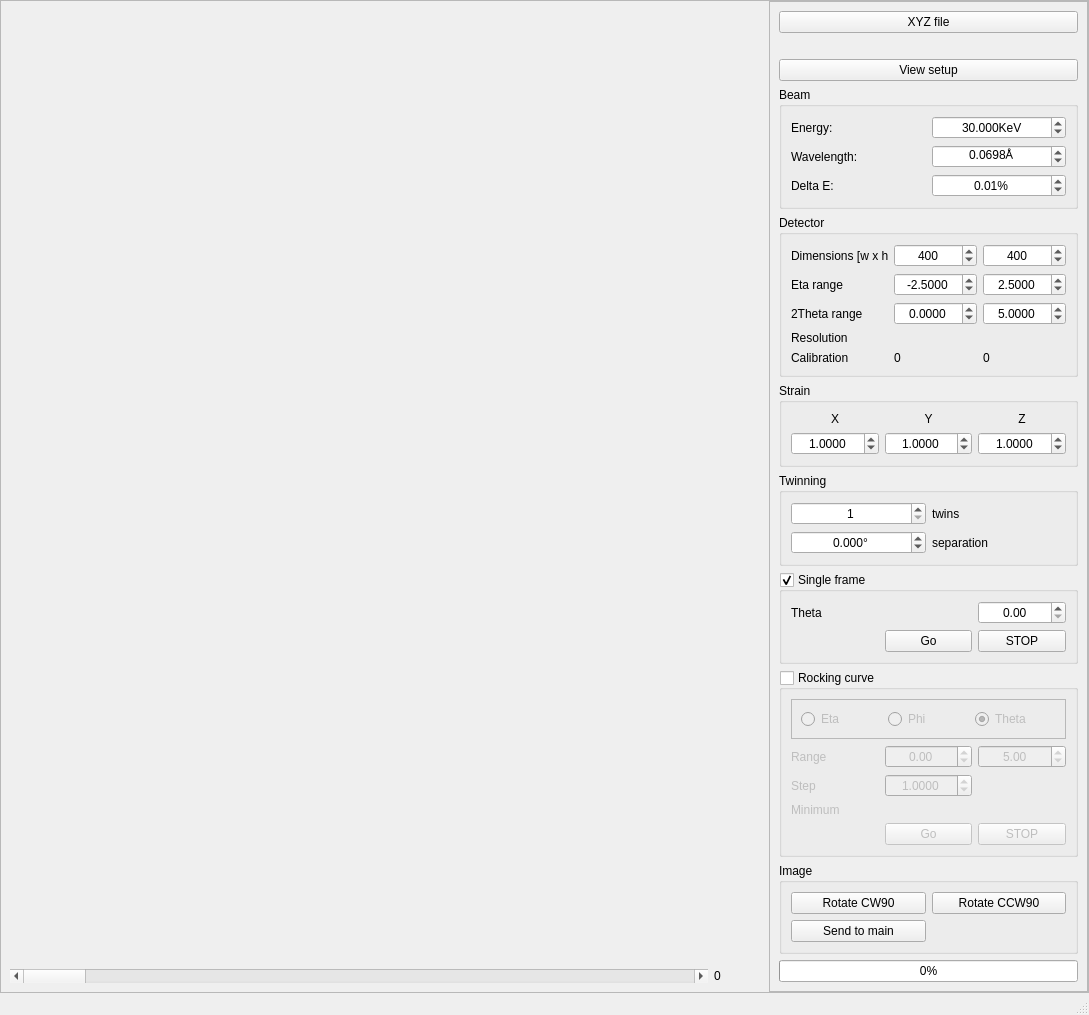
<?xml version="1.0" encoding="UTF-8"?>
<ui version="4.0">
 <class>MainWindow</class>
 <widget class="QMainWindow" name="MainWindow">
  <property name="geometry">
   <rect>
    <x>0</x>
    <y>0</y>
    <width>1089</width>
    <height>989</height>
   </rect>
  </property>
  <property name="windowTitle">
   <string>Pattern Simulator</string>
  </property>
  <widget class="QWidget" name="centralwidget">
   <layout class="QGridLayout" name="gridLayout">
    <property name="leftMargin">
     <number>0</number>
    </property>
    <property name="topMargin">
     <number>0</number>
    </property>
    <property name="rightMargin">
     <number>0</number>
    </property>
    <property name="bottomMargin">
     <number>0</number>
    </property>
    <property name="spacing">
     <number>0</number>
    </property>
    <item row="0" column="0">
     <widget class="QFrame" name="frame">
      <property name="frameShape">
       <enum>QFrame::StyledPanel</enum>
      </property>
      <property name="frameShadow">
       <enum>QFrame::Raised</enum>
      </property>
      <layout class="QGridLayout" name="gridLayout_2" columnstretch="2,0">
       <property name="leftMargin">
        <number>0</number>
       </property>
       <property name="topMargin">
        <number>0</number>
       </property>
       <property name="rightMargin">
        <number>0</number>
       </property>
       <property name="bottomMargin">
        <number>0</number>
       </property>
       <property name="spacing">
        <number>0</number>
       </property>
       <item row="0" column="0" rowspan="2">
        <widget class="QFrame" name="frame">
         <layout class="QGridLayout" name="gridLayout_3" columnstretch="15,1">
          <item row="1" column="0">
           <widget class="QScrollBar" name="horizontalScrollBar">
            <property name="orientation">
             <enum>Qt::Horizontal</enum>
            </property>
           </widget>
          </item>
          <item row="1" column="1">
           <widget class="QLabel" name="label_8">
            <property name="sizePolicy">
             <sizepolicy hsizetype="Preferred" vsizetype="Preferred">
              <horstretch>0</horstretch>
              <verstretch>0</verstretch>
             </sizepolicy>
            </property>
            <property name="minimumSize">
             <size>
              <width>17</width>
              <height>0</height>
             </size>
            </property>
            <property name="text">
             <string>0</string>
            </property>
           </widget>
          </item>
          <item row="0" column="0" colspan="2">
           <widget class="ImageView" name="widget" native="true"/>
          </item>
         </layout>
        </widget>
       </item>
       <item row="0" column="1" rowspan="2">
        <widget class="QFrame" name="frame_2">
         <property name="sizePolicy">
          <sizepolicy hsizetype="Minimum" vsizetype="Preferred">
           <horstretch>0</horstretch>
           <verstretch>0</verstretch>
          </sizepolicy>
         </property>
         <property name="minimumSize">
          <size>
           <width>303</width>
           <height>0</height>
          </size>
         </property>
         <property name="frameShape">
          <enum>QFrame::StyledPanel</enum>
         </property>
         <property name="frameShadow">
          <enum>QFrame::Sunken</enum>
         </property>
         <layout class="QGridLayout" name="gridLayout_4" rowstretch="0,0,0,0,0,0,0,0,0,0,0,0">
          <item row="8" column="0">
           <widget class="QGroupBox" name="groupBox_3">
            <property name="title">
             <string>Rocking curve</string>
            </property>
            <property name="checkable">
             <bool>true</bool>
            </property>
            <property name="checked">
             <bool>false</bool>
            </property>
            <layout class="QGridLayout" name="gridLayout_7" columnstretch="1,1,1">
             <item row="0" column="0" colspan="3">
              <widget class="QFrame" name="frame_3">
               <property name="frameShape">
                <enum>QFrame::StyledPanel</enum>
               </property>
               <property name="frameShadow">
                <enum>QFrame::Raised</enum>
               </property>
               <layout class="QGridLayout" name="gridLayout_8">
                <item row="0" column="0">
                 <widget class="QRadioButton" name="radioButton">
                  <property name="text">
                   <string>Eta</string>
                  </property>
                 </widget>
                </item>
                <item row="0" column="1">
                 <widget class="QRadioButton" name="radioButton_2">
                  <property name="text">
                   <string>Phi</string>
                  </property>
                 </widget>
                </item>
                <item row="0" column="2">
                 <widget class="QRadioButton" name="radioButton_3">
                  <property name="text">
                   <string>Theta</string>
                  </property>
                  <property name="checked">
                   <bool>true</bool>
                  </property>
                 </widget>
                </item>
               </layout>
              </widget>
             </item>
             <item row="1" column="2">
              <widget class="QDoubleSpinBox" name="doubleSpinBox_7">
               <property name="alignment">
                <set>Qt::AlignCenter</set>
               </property>
               <property name="minimum">
                <double>-180.000000000000000</double>
               </property>
               <property name="maximum">
                <double>180.000000000000000</double>
               </property>
               <property name="value">
                <double>5.000000000000000</double>
               </property>
              </widget>
             </item>
             <item row="1" column="1">
              <widget class="QDoubleSpinBox" name="doubleSpinBox_6">
               <property name="alignment">
                <set>Qt::AlignCenter</set>
               </property>
               <property name="minimum">
                <double>-180.000000000000000</double>
               </property>
               <property name="maximum">
                <double>180.000000000000000</double>
               </property>
              </widget>
             </item>
             <item row="2" column="0">
              <widget class="QLabel" name="label_7">
               <property name="text">
                <string>Step</string>
               </property>
              </widget>
             </item>
             <item row="1" column="0">
              <widget class="QLabel" name="label_6">
               <property name="text">
                <string>Range</string>
               </property>
              </widget>
             </item>
             <item row="2" column="1">
              <widget class="QDoubleSpinBox" name="doubleSpinBox_8">
               <property name="alignment">
                <set>Qt::AlignCenter</set>
               </property>
               <property name="decimals">
                <number>4</number>
               </property>
               <property name="maximum">
                <double>360.000000000000000</double>
               </property>
               <property name="singleStep">
                <double>0.010000000000000</double>
               </property>
               <property name="value">
                <double>1.000000000000000</double>
               </property>
              </widget>
             </item>
             <item row="4" column="1">
              <widget class="QPushButton" name="pushButton_3">
               <property name="text">
                <string>Go</string>
               </property>
              </widget>
             </item>
             <item row="4" column="2">
              <widget class="QPushButton" name="pushButton_6">
               <property name="text">
                <string>STOP</string>
               </property>
              </widget>
             </item>
             <item row="3" column="0">
              <widget class="QLabel" name="label_17">
               <property name="text">
                <string>Minimum</string>
               </property>
              </widget>
             </item>
             <item row="3" column="1">
              <widget class="QLabel" name="label_18">
               <property name="text">
                <string/>
               </property>
              </widget>
             </item>
            </layout>
           </widget>
          </item>
          <item row="6" column="0">
           <widget class="QGroupBox" name="groupBox_5">
            <property name="title">
             <string>Twinning</string>
            </property>
            <layout class="QGridLayout" name="gridLayout_11">
             <item row="1" column="0">
              <widget class="QDoubleSpinBox" name="doubleSpinBox_12">
               <property name="alignment">
                <set>Qt::AlignCenter</set>
               </property>
               <property name="suffix">
                <string>°</string>
               </property>
               <property name="decimals">
                <number>3</number>
               </property>
               <property name="minimum">
                <double>-360.000000000000000</double>
               </property>
               <property name="maximum">
                <double>360.000000000000000</double>
               </property>
              </widget>
             </item>
             <item row="0" column="0">
              <widget class="QSpinBox" name="spinBox_3">
               <property name="alignment">
                <set>Qt::AlignCenter</set>
               </property>
               <property name="minimum">
                <number>1</number>
               </property>
               <property name="maximum">
                <number>9999999</number>
               </property>
               <property name="value">
                <number>1</number>
               </property>
              </widget>
             </item>
             <item row="0" column="1">
              <widget class="QLabel" name="label_12">
               <property name="text">
                <string>twins</string>
               </property>
              </widget>
             </item>
             <item row="1" column="1">
              <widget class="QLabel" name="label_13">
               <property name="text">
                <string>separation</string>
               </property>
              </widget>
             </item>
            </layout>
           </widget>
          </item>
          <item row="7" column="0">
           <widget class="QGroupBox" name="groupBox_2">
            <property name="enabled">
             <bool>true</bool>
            </property>
            <property name="title">
             <string>Single frame</string>
            </property>
            <property name="checkable">
             <bool>true</bool>
            </property>
            <layout class="QGridLayout" name="gridLayout_6" columnstretch="1,1,1">
             <item row="0" column="2">
              <widget class="QDoubleSpinBox" name="doubleSpinBox_5">
               <property name="alignment">
                <set>Qt::AlignCenter</set>
               </property>
               <property name="maximum">
                <double>360.000000000000000</double>
               </property>
              </widget>
             </item>
             <item row="0" column="0">
              <widget class="QLabel" name="label_5">
               <property name="text">
                <string>Theta</string>
               </property>
              </widget>
             </item>
             <item row="0" column="1">
              <spacer name="horizontalSpacer">
               <property name="orientation">
                <enum>Qt::Horizontal</enum>
               </property>
               <property name="sizeHint" stdset="0">
                <size>
                 <width>40</width>
                 <height>20</height>
                </size>
               </property>
              </spacer>
             </item>
             <item row="1" column="1">
              <widget class="QPushButton" name="pushButton_2">
               <property name="text">
                <string>Go</string>
               </property>
              </widget>
             </item>
             <item row="1" column="2">
              <widget class="QPushButton" name="pushButton_5">
               <property name="text">
                <string>STOP</string>
               </property>
              </widget>
             </item>
            </layout>
           </widget>
          </item>
          <item row="9" column="0">
           <widget class="QGroupBox" name="groupBox_4">
            <property name="title">
             <string>Image</string>
            </property>
            <layout class="QGridLayout" name="gridLayout_9">
             <item row="1" column="0">
              <widget class="QPushButton" name="pushButton_4">
               <property name="text">
                <string>Send to main</string>
               </property>
              </widget>
             </item>
             <item row="0" column="0">
              <widget class="QPushButton" name="pushButton_7">
               <property name="text">
                <string>Rotate CW90</string>
               </property>
              </widget>
             </item>
             <item row="0" column="1">
              <widget class="QPushButton" name="pushButton_8">
               <property name="text">
                <string>Rotate CCW90</string>
               </property>
              </widget>
             </item>
            </layout>
           </widget>
          </item>
          <item row="4" column="0">
           <widget class="QGroupBox" name="groupBox">
            <property name="title">
             <string>Detector</string>
            </property>
            <layout class="QGridLayout" name="gridLayout_5" columnstretch="1,1,1">
             <item row="2" column="1">
              <widget class="QDoubleSpinBox" name="doubleSpinBox_3">
               <property name="sizePolicy">
                <sizepolicy hsizetype="Minimum" vsizetype="Fixed">
                 <horstretch>0</horstretch>
                 <verstretch>0</verstretch>
                </sizepolicy>
               </property>
               <property name="minimumSize">
                <size>
                 <width>6</width>
                 <height>0</height>
                </size>
               </property>
               <property name="alignment">
                <set>Qt::AlignCenter</set>
               </property>
               <property name="decimals">
                <number>4</number>
               </property>
               <property name="minimum">
                <double>-180.000000000000000</double>
               </property>
               <property name="maximum">
                <double>180.000000000000000</double>
               </property>
               <property name="singleStep">
                <double>0.010000000000000</double>
               </property>
              </widget>
             </item>
             <item row="2" column="2">
              <widget class="QDoubleSpinBox" name="doubleSpinBox_4">
               <property name="sizePolicy">
                <sizepolicy hsizetype="Preferred" vsizetype="Fixed">
                 <horstretch>0</horstretch>
                 <verstretch>0</verstretch>
                </sizepolicy>
               </property>
               <property name="alignment">
                <set>Qt::AlignCenter</set>
               </property>
               <property name="decimals">
                <number>4</number>
               </property>
               <property name="minimum">
                <double>-180.000000000000000</double>
               </property>
               <property name="maximum">
                <double>180.000000000000000</double>
               </property>
               <property name="singleStep">
                <double>0.010000000000000</double>
               </property>
               <property name="value">
                <double>5.000000000000000</double>
               </property>
              </widget>
             </item>
             <item row="1" column="2">
              <widget class="QDoubleSpinBox" name="doubleSpinBox_2">
               <property name="sizePolicy">
                <sizepolicy hsizetype="Preferred" vsizetype="Fixed">
                 <horstretch>0</horstretch>
                 <verstretch>0</verstretch>
                </sizepolicy>
               </property>
               <property name="alignment">
                <set>Qt::AlignCenter</set>
               </property>
               <property name="decimals">
                <number>4</number>
               </property>
               <property name="minimum">
                <double>-180.000000000000000</double>
               </property>
               <property name="maximum">
                <double>180.000000000000000</double>
               </property>
               <property name="singleStep">
                <double>0.010000000000000</double>
               </property>
               <property name="value">
                <double>2.500000000000000</double>
               </property>
              </widget>
             </item>
             <item row="3" column="1">
              <widget class="QLabel" name="label_20">
               <property name="text">
                <string/>
               </property>
              </widget>
             </item>
             <item row="3" column="0">
              <widget class="QLabel" name="label_19">
               <property name="text">
                <string>Resolution</string>
               </property>
              </widget>
             </item>
             <item row="0" column="0">
              <widget class="QLabel" name="label_2">
               <property name="sizePolicy">
                <sizepolicy hsizetype="Minimum" vsizetype="Preferred">
                 <horstretch>0</horstretch>
                 <verstretch>0</verstretch>
                </sizepolicy>
               </property>
               <property name="minimumSize">
                <size>
                 <width>97</width>
                 <height>0</height>
                </size>
               </property>
               <property name="text">
                <string>Dimensions [w x h]</string>
               </property>
              </widget>
             </item>
             <item row="1" column="0">
              <widget class="QLabel" name="label_3">
               <property name="text">
                <string>Eta range</string>
               </property>
              </widget>
             </item>
             <item row="2" column="0">
              <widget class="QLabel" name="label_4">
               <property name="text">
                <string>2Theta range</string>
               </property>
              </widget>
             </item>
             <item row="0" column="2">
              <widget class="QSpinBox" name="spinBox_2">
               <property name="sizePolicy">
                <sizepolicy hsizetype="Preferred" vsizetype="Fixed">
                 <horstretch>0</horstretch>
                 <verstretch>0</verstretch>
                </sizepolicy>
               </property>
               <property name="alignment">
                <set>Qt::AlignCenter</set>
               </property>
               <property name="maximum">
                <number>99999</number>
               </property>
               <property name="value">
                <number>400</number>
               </property>
              </widget>
             </item>
             <item row="1" column="1">
              <widget class="QDoubleSpinBox" name="doubleSpinBox">
               <property name="sizePolicy">
                <sizepolicy hsizetype="Preferred" vsizetype="Fixed">
                 <horstretch>0</horstretch>
                 <verstretch>0</verstretch>
                </sizepolicy>
               </property>
               <property name="alignment">
                <set>Qt::AlignCenter</set>
               </property>
               <property name="decimals">
                <number>4</number>
               </property>
               <property name="minimum">
                <double>-180.000000000000000</double>
               </property>
               <property name="maximum">
                <double>180.000000000000000</double>
               </property>
               <property name="singleStep">
                <double>0.010000000000000</double>
               </property>
               <property name="value">
                <double>-2.500000000000000</double>
               </property>
              </widget>
             </item>
             <item row="0" column="1">
              <widget class="QSpinBox" name="spinBox">
               <property name="sizePolicy">
                <sizepolicy hsizetype="Preferred" vsizetype="Fixed">
                 <horstretch>0</horstretch>
                 <verstretch>0</verstretch>
                </sizepolicy>
               </property>
               <property name="alignment">
                <set>Qt::AlignCenter</set>
               </property>
               <property name="maximum">
                <number>99999</number>
               </property>
               <property name="value">
                <number>400</number>
               </property>
              </widget>
             </item>
             <item row="3" column="2">
              <widget class="QLabel" name="label_21">
               <property name="text">
                <string/>
               </property>
              </widget>
             </item>
             <item row="4" column="0">
              <widget class="QLabel" name="label_22">
               <property name="text">
                <string>Calibration</string>
               </property>
              </widget>
             </item>
             <item row="4" column="1">
              <widget class="QLabel" name="label_23">
               <property name="text">
                <string>0</string>
               </property>
              </widget>
             </item>
             <item row="4" column="2">
              <widget class="QLabel" name="label_24">
               <property name="text">
                <string>0</string>
               </property>
              </widget>
             </item>
            </layout>
           </widget>
          </item>
          <item row="3" column="0">
           <widget class="QGroupBox" name="groupBox_6">
            <property name="title">
             <string>Beam</string>
            </property>
            <layout class="QGridLayout" name="gridLayout_12">
             <item row="0" column="0">
              <widget class="QLabel" name="label_14">
               <property name="text">
                <string>Energy:</string>
               </property>
              </widget>
             </item>
             <item row="1" column="0">
              <widget class="QLabel" name="label_15">
               <property name="text">
                <string>Wavelength:</string>
               </property>
              </widget>
             </item>
             <item row="2" column="0">
              <widget class="QLabel" name="label_16">
               <property name="text">
                <string>Delta E:</string>
               </property>
              </widget>
             </item>
             <item row="0" column="1">
              <widget class="QDoubleSpinBox" name="doubleSpinBox_13">
               <property name="alignment">
                <set>Qt::AlignCenter</set>
               </property>
               <property name="suffix">
                <string>KeV</string>
               </property>
               <property name="decimals">
                <number>3</number>
               </property>
               <property name="maximum">
                <double>1000.000000000000000</double>
               </property>
               <property name="value">
                <double>30.000000000000000</double>
               </property>
              </widget>
             </item>
             <item row="1" column="1">
              <widget class="QDoubleSpinBox" name="doubleSpinBox_14">
               <property name="alignment">
                <set>Qt::AlignCenter</set>
               </property>
               <property name="suffix">
                <string>Å</string>
               </property>
               <property name="decimals">
                <number>4</number>
               </property>
               <property name="maximum">
                <double>10000.000000000000000</double>
               </property>
               <property name="singleStep">
                <double>0.010000000000000</double>
               </property>
               <property name="value">
                <double>0.069800000000000</double>
               </property>
              </widget>
             </item>
             <item row="2" column="1">
              <widget class="QDoubleSpinBox" name="doubleSpinBox_15">
               <property name="alignment">
                <set>Qt::AlignCenter</set>
               </property>
               <property name="suffix">
                <string>%</string>
               </property>
               <property name="maximum">
                <double>1000.000000000000000</double>
               </property>
               <property name="singleStep">
                <double>0.010000000000000</double>
               </property>
               <property name="value">
                <double>0.010000000000000</double>
               </property>
              </widget>
             </item>
            </layout>
           </widget>
          </item>
          <item row="5" column="0">
           <widget class="QGroupBox" name="groupBox_4">
            <property name="sizePolicy">
             <sizepolicy hsizetype="Preferred" vsizetype="Preferred">
              <horstretch>0</horstretch>
              <verstretch>0</verstretch>
             </sizepolicy>
            </property>
            <property name="minimumSize">
             <size>
              <width>0</width>
              <height>0</height>
             </size>
            </property>
            <property name="title">
             <string>Strain</string>
            </property>
            <layout class="QGridLayout" name="gridLayout_10">
             <item row="0" column="0">
              <widget class="QLabel" name="label_9">
               <property name="sizePolicy">
                <sizepolicy hsizetype="Preferred" vsizetype="Fixed">
                 <horstretch>0</horstretch>
                 <verstretch>0</verstretch>
                </sizepolicy>
               </property>
               <property name="text">
                <string>X</string>
               </property>
               <property name="alignment">
                <set>Qt::AlignCenter</set>
               </property>
              </widget>
             </item>
             <item row="0" column="1">
              <widget class="QLabel" name="label_10">
               <property name="sizePolicy">
                <sizepolicy hsizetype="Preferred" vsizetype="Fixed">
                 <horstretch>0</horstretch>
                 <verstretch>0</verstretch>
                </sizepolicy>
               </property>
               <property name="text">
                <string>Y</string>
               </property>
               <property name="alignment">
                <set>Qt::AlignCenter</set>
               </property>
              </widget>
             </item>
             <item row="0" column="2">
              <widget class="QLabel" name="label_11">
               <property name="sizePolicy">
                <sizepolicy hsizetype="Preferred" vsizetype="Fixed">
                 <horstretch>0</horstretch>
                 <verstretch>0</verstretch>
                </sizepolicy>
               </property>
               <property name="text">
                <string>Z</string>
               </property>
               <property name="alignment">
                <set>Qt::AlignCenter</set>
               </property>
              </widget>
             </item>
             <item row="1" column="0">
              <widget class="QDoubleSpinBox" name="doubleSpinBox_9">
               <property name="alignment">
                <set>Qt::AlignCenter</set>
               </property>
               <property name="prefix">
                <string/>
               </property>
               <property name="decimals">
                <number>4</number>
               </property>
               <property name="maximum">
                <double>100.000000000000000</double>
               </property>
               <property name="singleStep">
                <double>0.010000000000000</double>
               </property>
               <property name="value">
                <double>1.000000000000000</double>
               </property>
              </widget>
             </item>
             <item row="1" column="1">
              <widget class="QDoubleSpinBox" name="doubleSpinBox_10">
               <property name="alignment">
                <set>Qt::AlignCenter</set>
               </property>
               <property name="prefix">
                <string/>
               </property>
               <property name="decimals">
                <number>4</number>
               </property>
               <property name="maximum">
                <double>100.000000000000000</double>
               </property>
               <property name="singleStep">
                <double>0.010000000000000</double>
               </property>
               <property name="value">
                <double>1.000000000000000</double>
               </property>
              </widget>
             </item>
             <item row="1" column="2">
              <widget class="QDoubleSpinBox" name="doubleSpinBox_11">
               <property name="alignment">
                <set>Qt::AlignCenter</set>
               </property>
               <property name="prefix">
                <string/>
               </property>
               <property name="decimals">
                <number>4</number>
               </property>
               <property name="maximum">
                <double>100.000000000000000</double>
               </property>
               <property name="singleStep">
                <double>0.010000000000000</double>
               </property>
               <property name="value">
                <double>1.000000000000000</double>
               </property>
              </widget>
             </item>
            </layout>
           </widget>
          </item>
          <item row="0" column="0">
           <widget class="QPushButton" name="pushButton">
            <property name="text">
             <string>XYZ file</string>
            </property>
           </widget>
          </item>
          <item row="11" column="0">
           <widget class="QProgressBar" name="progressBar">
            <property name="value">
             <number>0</number>
            </property>
            <property name="format">
             <string>%v%</string>
            </property>
           </widget>
          </item>
          <item row="10" column="0">
           <spacer name="verticalSpacer">
            <property name="orientation">
             <enum>Qt::Vertical</enum>
            </property>
            <property name="sizeHint" stdset="0">
             <size>
              <width>20</width>
              <height>40</height>
             </size>
            </property>
           </spacer>
          </item>
          <item row="1" column="0">
           <widget class="QLabel" name="label">
            <property name="sizePolicy">
             <sizepolicy hsizetype="Preferred" vsizetype="Fixed">
              <horstretch>0</horstretch>
              <verstretch>0</verstretch>
             </sizepolicy>
            </property>
            <property name="text">
             <string/>
            </property>
           </widget>
          </item>
          <item row="2" column="0">
           <widget class="QPushButton" name="pushButton_9">
            <property name="text">
             <string>View setup</string>
            </property>
           </widget>
          </item>
         </layout>
        </widget>
       </item>
      </layout>
     </widget>
    </item>
   </layout>
  </widget>
  <widget class="QMenuBar" name="menubar">
   <property name="geometry">
    <rect>
     <x>0</x>
     <y>0</y>
     <width>1089</width>
     <height>21</height>
    </rect>
   </property>
  </widget>
  <widget class="QStatusBar" name="statusbar"/>
 </widget>
 <customwidgets>
  <customwidget>
   <class>ImageView</class>
   <extends>QWidget</extends>
   <header location="global">pyqtgraph</header>
   <container>1</container>
  </customwidget>
 </customwidgets>
 <resources/>
 <connections/>
</ui>
